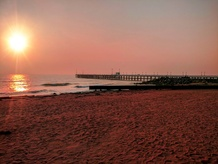
#> input picture A little survey on previous works/images/beach_target.jpeg, 218 x 164 px, shrunk from 2560 x 1920 before the run, found by its file name
$ jupyter execute --allow-errors work3.ipynb
#> lines starting #> are read from the running program, lines starting #| are printed output that depends on the picture
### A little survey on previous works/work1.py
import cv2
import numpy as np
import math
from skimage.segmentation import slic
from skimage.measure import label, regionprops
from skimage import color as skcolor
from sklearn.cluster import KMeans

##############################################################################
# Utility Functions
##############################################################################

# [4 lines left out: function rgb_to_hsv_np, not called in this run]

def hsv_to_rgb_np(img):
    """Convert an HSV image [0..1] to RGB [0..1], using skimage for convenience."""
    return skcolor.hsv2rgb(img)

def bgr_to_lab(img_bgr):
    """Convert a BGR [0..255] image to Lab [0..255] using OpenCV."""
    return cv2.cvtColor(img_bgr, cv2.COLOR_BGR2LAB)

def lab_to_bgr(img_lab):
    """Convert a Lab [0..255] image to BGR [0..255] using OpenCV."""
    return cv2.cvtColor(img_lab, cv2.COLOR_LAB2BGR)

def delta_e94(lab1, lab2):
    """
    Approximate ΔE94 between two Lab colors.
    Each is (L, a, b). This is a simplified version from the paper.
    """
    # Paper uses: ΔE94 = sqrt((ΔL/KL)^2 + (ΔAB/(1 + K1*AB1))^2 + (ΔH/(1 + K2*AB1))^2)
    # We'll do a simpler approach or partial approach for demonstration.

    L1, a1, b1 = lab1
    L2, a2, b2 = lab2
    dL = L1 - L2
    C1 = math.sqrt(a1*a1 + b1*b1)
    C2 = math.sqrt(a2*a2 + b2*b2)
    dC = C1 - C2
    dA = a1 - a2
    dB = b1 - b2
    dH_sq = (dA*dA + dB*dB - dC*dC) if (dC*dC <= (dA*dA + dB*dB)) else 0.0

    # Constants from paper:
    KL = 2.0
    K1 = 0.048
    K2 = 0.014

    # We compute approximate AB1 as the average of C1, from the paper's eqn:
    AB1 = C1
    # For simplicity, we do a direct approach:
    termL = (dL / KL)**2
    termC = (dC / (1 + K1 * AB1))**2
    termH = (math.sqrt(abs(dH_sq)) / (1 + K2 * AB1))**2

    return math.sqrt(termL + termC + termH)

def compute_saliency_opencv(img_bgr):
    """Compute saliency using OpenCV's spectral residual method."""
    saliency = cv2.saliency.StaticSaliencySpectralResidual_create()
    success, saliency_map = saliency.computeSaliency(img_bgr)
    if not success:
        # fallback: just return grayscale
        gray = cv2.cvtColor(img_bgr, cv2.COLOR_BGR2GRAY)
        return gray.astype(np.float32) / 255.0
    return saliency_map.astype(np.float32)

def guided_filter_color(I, p, radius=5, eps=1e-3):
    """
    Simple approximate guided filter using OpenCV's ximgproc if available.
    If not, we do a basic bilateral filter fallback.
    """
    # Try to import guided filter from opencv-contrib
    try:
        import cv2.ximgproc as xip
        # p and I must be 8-bit or 32F
        if p.dtype != np.float32:
            p = p.astype(np.float32)
        if I.dtype != np.float32:
            I = I.astype(np.float32)
        guided = xip.guidedFilter(I, p, radius, eps)
        return guided
    except ImportError:
        # fallback: use a bilateral filter as a rough approximation
        return cv2.bilateralFilter(p, radius*2+1, 75, 75)

##############################################################################
# 1. Dominant Color Estimation (Grid-based in HSV)
##############################################################################

def estimate_dominant_colors(img_bgr, grid_size=8, min_pixels=50):
    """
    Implements the grid-based dominant color estimation in HSV from the paper (Sec. 3.1.1),
    but in a simplified manner:
      1. Convert image to HSV.
      2. Create a 3D histogram with shape [grid_size, grid_size, grid_size].
      3. Remove outlier bins using a threshold (3-sigma or min_pixels).
      4. Merge connected bins to find final 'dominant color' centroids.
    Returns a list of HSV colors in [0..255].
    """
    h, w, _ = img_bgr.shape
    img_hsv = cv2.cvtColor(img_bgr, cv2.COLOR_BGR2HSV)  # each channel [0..180] for H, [0..255] for S,V

    # 3D histogram: We'll use integer binning. H range: 0..180, S range: 0..256, V range: 0..256
    # We want grid_size bins for each channel => bin width:
    h_bin = 180 / grid_size
    s_bin = 256 / grid_size
    v_bin = 256 / grid_size

    # Build the histogram
    hist_3d = np.zeros((grid_size, grid_size, grid_size), dtype=np.int32)
    for y in range(h):
        for x in range(w):
            H, S, V = img_hsv[y, x]
            hi = int(H // h_bin)
            si = int(S // s_bin)
            vi = int(V // v_bin)
            if hi >= grid_size: hi = grid_size - 1
            if si >= grid_size: si = grid_size - 1
            if vi >= grid_size: vi = grid_size - 1
            hist_3d[hi, si, vi] += 1

    # Remove outliers (bins with fewer than min_pixels)
    mask = (hist_3d >= min_pixels).astype(np.uint8)

    # We now find connected components in 3D (26-neighborhood).
    # We'll label them and compute centroids in HSV bin space.
    labeled = label(mask, connectivity=3)  # scikit-image 3D labeling
    regions = regionprops(labeled)
    dominant_hsv = []
    for r in regions:
        # regionprops centroid is in (z,y,x) order if 3D, but our labeling might be (hi,si,vi).
        coords = r.coords  # list of (hi, si, vi)
        total_count = 0
        sumH = 0
        sumS = 0
        sumV = 0
        for (hi, si, vi) in coords:
            count = hist_3d[hi, si, vi]
            # The actual H, S, V center of that bin
            # center in bin space => hi+0.5, etc.
            # Convert bin index -> actual H,S,V
            # H in [0..180], bin width = h_bin => actual H ~ (hi+0.5)*h_bin
            # We'll weight by the # of pixels in that bin
            sumH += ( (hi + 0.5)*h_bin ) * count
            sumS += ( (si + 0.5)*s_bin ) * count
            sumV += ( (vi + 0.5)*v_bin ) * count
            total_count += count

        if total_count > 0:
            cH = sumH / total_count
            cS = sumS / total_count
            cV = sumV / total_count
            # store as integer
            cH = np.clip(cH, 0, 179)
            cS = np.clip(cS, 0, 255)
            cV = np.clip(cV, 0, 255)
            dominant_hsv.append([cH, cS, cV])

    # Return as a list of HSV in [0..255], H in [0..179].
    # The paper merges them further if needed. We'll just return them.
    return dominant_hsv

##############################################################################
# 2. Soft Segmentation via Cost Volume + Guided Filtering
##############################################################################

def soft_segmentation(img_bgr, dom_hsv_list):
    """
    Soft-segment the image based on the dominant colors (Sec. 3.1.2).
    Steps:
      1) Convert each dominant color to Lab for cost computation.
      2) For each pixel, compute cost = ΔE94(Lab_pixel, Lab_dominant).
      3) Filter cost volumes with a guided filter (paper used cost-volume filtering).
      4) Convert to soft segmentation by normalized exp(-cost).
    Returns: seg_map with shape [H,W,len(dom_hsv_list)] => sum over last dim = 1.
    """
    H, W, _ = img_bgr.shape
    img_lab = bgr_to_lab(img_bgr).astype(np.float32)
    # Precompute Lab for each pixel
    lab_pixels = img_lab.reshape(-1, 3)

    # Convert each dominant HSV to BGR->Lab for cost
    dom_lab_list = []
    for hsv in dom_hsv_list:
        color_bgr = np.uint8([[hsv]])  # shape(1,1,3) in HSV
        color_bgr = cv2.cvtColor(color_bgr, cv2.COLOR_HSV2BGR)
        color_lab = cv2.cvtColor(color_bgr, cv2.COLOR_BGR2LAB)[0,0,:].astype(np.float32)
        dom_lab_list.append(color_lab)

    # Build cost volumes
    cost_volumes = []
    for cidx, dom_lab in enumerate(dom_lab_list):
        cost_map = np.zeros((H, W), dtype=np.float32)
        for i in range(H):
            for j in range(W):
                Lp, Ap, Bp = img_lab[i,j]
                cost_map[i,j] = delta_e94((Lp,Ap,Bp), dom_lab)
        # Filter cost_map with guided filter using the original image as guidance
        # (paper uses cost-volume filtering, we approximate with guidedFilter on each slice).
        # Convert BGR to float32 for guided filter
        guided = img_bgr.astype(np.float32) / 255.0
        cost_map_filtered = guided_filter_color(guided, cost_map, radius=5, eps=1e-3)
        cost_volumes.append(cost_map_filtered)

    # Convert cost to soft membership
    # We'll do: membership = exp(-cost / alpha), then normalize
    alpha = 10.0  # scale factor to control softness
    seg_stack = []
    for cvm in cost_volumes:
        seg_stack.append(np.exp(-cvm / alpha))

    seg_stack = np.stack(seg_stack, axis=-1)  # shape(H,W,#dom)
    sum_ = np.sum(seg_stack, axis=-1, keepdims=True)
    sum_ = np.clip(sum_, 1e-8, None)
    seg_stack /= sum_
    return seg_stack

##############################################################################
# 3. Region Matching
##############################################################################

def compute_region_features(img_bgr, seg_stack):
    """
    Compute region features: saliency, luminance, pixel ratio for each
    dominant-color region. We'll pick the argmax per pixel as 'hard region label'
    to measure stats. (Paper does 'winner-take-all' in cost volume).
    """
    H, W, C = seg_stack.shape
    # Hard assignment
    labels = np.argmax(seg_stack, axis=-1).astype(np.int32)  # shape(H,W)
    # Saliency map
    sal_map = compute_saliency_opencv(img_bgr)

    # Luminance from Lab
    img_lab = bgr_to_lab(img_bgr)
    L_chan = img_lab[:,:,0].astype(np.float32)

    # For each region, compute average saliency, average L, and pixel ratio
    region_feats = []
    total_pixels = H*W
    for ridx in range(C):
        mask = (labels == ridx)
        pix_count = np.sum(mask)
        if pix_count < 1:
            region_feats.append((0,0,0))  # fallback
            continue
        mean_sal = np.mean(sal_map[mask])
        mean_lum = np.mean(L_chan[mask])
        ratio = float(pix_count) / total_pixels
        region_feats.append((mean_sal, mean_lum, ratio))
    return region_feats

def match_regions(src_feats, tgt_feats, wS=1.0, wL=1.0, wR=1.0):
    """
    From paper eq. (6):
    We find for each src region i => best match j in target that minimizes:
       sqrt( wS*(S_i - S_j)^2 + wL*(L_i - L_j)^2 + wR*(R_i - R_j)^2 )
    Returns a dict: match[i] = j
    """
    match_dict = {}
    for i, (sS, sL, sR) in enumerate(src_feats):
        best_j = None
        best_dist = 1e10
        for j, (tS, tL, tR) in enumerate(tgt_feats):
            dS = (sS - tS)
            dL = (sL - tL)
            dR = (sR - tR)
            dist = math.sqrt(wS*(dS**2) + wL*(dL**2) + wR*(dR**2))
            if dist < best_dist:
                best_dist = dist
                best_j = j
        match_dict[i] = best_j
    return match_dict

##############################################################################
# 4. Local Color Transfer with Modified Reinhard + Local Gamma
##############################################################################

def local_color_transfer(src_bgr, tgt_bgr, src_seg, tgt_seg, match_dict):
    """
    Implements eq. (10)-(12) from paper in a simplified manner:
      - We separate each region in src & tgt
      - For a,b channels => standard Reinhard per region
      - For L => local gamma correction
    We then blend the results using the soft segmentation from src_seg.
    """
    H, W, C = src_seg.shape
    src_lab = bgr_to_lab(src_bgr).astype(np.float32)
    tgt_lab = bgr_to_lab(tgt_bgr).astype(np.float32)

    # Hard labels
    src_labels = np.argmax(src_seg, axis=-1)  # shape(H,W)
    tgt_labels = np.argmax(tgt_seg, axis=-1)

    # We'll build an output Lab
    out_lab = np.zeros_like(src_lab)

    # Precompute region stats (mean, std) for L, a, b in both images
    def compute_region_stats(img_lab, labels, region_idx):
        """Compute (meanL, stdL, meanA, stdA, meanB, stdB) for the given region."""
        mask = (labels == region_idx)
        if not np.any(mask):
            return (0,1, 0,1, 0,1)  # fallback
        region_vals = img_lab[mask]
        L_ = region_vals[:,0]
        A_ = region_vals[:,1]
        B_ = region_vals[:,2]
        return (np.mean(L_), np.std(L_)+1e-6,
                np.mean(A_), np.std(A_)+1e-6,
                np.mean(B_), np.std(B_)+1e-6)

    # We'll store region stats in dict for source & target
    src_stats = {}
    tgt_stats = {}
    src_num_regions = C
    tgt_num_regions = C

    for i in range(src_num_regions):
        src_stats[i] = compute_region_stats(src_lab, src_labels, i)
    for j in range(tgt_num_regions):
        tgt_stats[j] = compute_region_stats(tgt_lab, tgt_labels, j)

    # Local gamma parameters from eq. (12)
    # We'll compute global L means:
    src_global_L = np.mean(src_lab[:,:,0])
    tgt_global_L = np.mean(tgt_lab[:,:,0])

    # For each pixel in src, do:
    #   region i => matched region j
    #   a*, b* => eq. (10),(11)
    #   L => eq. (12) local gamma
    out_L = np.zeros((H,W), dtype=np.float32)
    out_A = np.zeros((H,W), dtype=np.float32)
    out_B = np.zeros((H,W), dtype=np.float32)

    for i in range(H):
        for j in range(W):
            ridx = src_labels[i,j]
            matched_r = match_dict[ridx]
            # get stats
            sMeanL, sStdL, sMeanA, sStdA, sMeanB, sStdB = src_stats[ridx]
            tMeanL, tStdL, tMeanA, tStdA, tMeanB, tStdB = tgt_stats[matched_r]

            Lp, Ap, Bp = src_lab[i,j]

            # eq. (10),(11) for a,b
            a_new = ((Ap - sMeanA) * (tStdA / sStdA)) + tMeanA
            b_new = ((Bp - sMeanB) * (tStdB / sStdB)) + tMeanB

            # [6 lines of commented-out code are left out]
            mu_li = sMeanL
            mu_lj = tMeanL
            Ls = src_global_L
            Lt = tgt_global_L

            beta_i = (1.0 + 2.0*(mu_li - mu_lj)/255.0)  # scaled by 255
            # Protect from negative or zero
            # alpha_i = exp(|Ls - Lt| * ( (mu_li/μLs) - (mu_lj/μLt) ))
            # The paper's exact formula is a bit ambiguous; we do a best guess:
            #   alpha = exp( |Ls-Lt| * ( (mu_li/Ls) - (mu_lj/Lt) ) )
            # We'll clamp to avoid negative or zero denominators
            Ls = max(Ls, 1e-6)
            Lt = max(Lt, 1e-6)
            alpha_i = math.exp(abs(Ls - Lt) * ((mu_li/Ls) - (mu_lj/Lt)))

            gamma_i = abs(beta_i + alpha_i*(Ls - Lt)/255.0)  # extra scaling
            # now L' = L^gamma_i, but we want to keep it in [0..255].
            # The paper's eq. (12) says: L0 = sum( (Li)^gamma_i ), but we have per-pixel approach
            # We'll do: L_new = (Lp/255)^gamma_i * 255
            # This is a simplified approach.
            Lp_norm = Lp / 255.0
            L_new = (Lp_norm ** gamma_i) * 255.0

            out_L[i,j] = np.clip(L_new, 0, 255)
            out_A[i,j] = np.clip(a_new, 0, 255)
            out_B[i,j] = np.clip(b_new, 0, 255)

    # Combine into Lab
    combined_lab = np.stack([out_L, out_A, out_B], axis=-1).astype(np.uint8)

    # Because we did a "hard" approach per pixel, we can blend with the soft weights from src_seg
    # But the paper merges them region by region. We'll do a simpler approach:
    #   out_lab is final.
    return combined_lab

##############################################################################
# Main Pipeline
##############################################################################

# [40 lines left out: function local_color_transfer_pipeline, not called in this run]


##############################################################################
# Demo Main
##############################################################################

# [7 lines that do not run on import are left out]

### A little survey on previous works/work2.py
import numpy as np
import cv2

def compute_mean_and_cov(image):
    """Compute mean and covariance of the color distribution."""
    reshaped = image.reshape(-1, 3).astype(np.float32)
    mean = np.mean(reshaped, axis=0)
    cov = np.cov(reshaped, rowvar=False)
    return mean, cov

def sqrtm(matrix, method="svd"):
    """Compute the square root of a positive semi-definite matrix."""
    if method == "svd":
        U, S, Vt = np.linalg.svd(matrix)
        return np.dot(U, np.dot(np.diag(np.sqrt(S)), Vt))
    elif method == "eigen":
        eigvals, eigvecs = np.linalg.eigh(matrix)
        sqrt_diag = np.diag(np.sqrt(eigvals))
        return eigvecs @ sqrt_diag @ eigvecs.T
    elif method == "cholesky":
        L = np.linalg.cholesky(matrix)
        return L
    else:
        raise ValueError("Invalid method for matrix square root")

# [33 lines left out: functions separable_transfer, cholesky_transfer, not called in this run]

def pca_transfer(target, reference):
    """Principal Component Analysis (PCA)-based transfer."""
    target = target.astype(np.float32) / 255.0
    reference = reference.astype(np.float32) / 255.0

    mu_t, cov_t = compute_mean_and_cov(target)
    mu_r, cov_r = compute_mean_and_cov(reference)

    sqrt_cov_t = sqrtm(cov_t, method="eigen")
    sqrt_cov_r = sqrtm(cov_r, method="eigen")

    transform = sqrt_cov_r @ np.linalg.inv(sqrt_cov_t)

    transformed = np.dot((target.reshape(-1, 3) - mu_t), transform.T) + mu_r
    transformed = np.clip(transformed, 0, 1)

    return (transformed.reshape(target.shape) * 255).astype(np.uint8)

# [30 lines left out: functions monge_kantorovitch_transfer, convert_color_space, not called in this run]

import matplotlib.pyplot as plt

# [36 lines left out: function run_all_transfers, not called in this run]


# Example Usage
# [15 lines that do not run on import are left out]

### A little survey on previous works/work3.ipynb
[cell 1]
import cv2
import numpy as np
from work1 import estimate_dominant_colors, soft_segmentation, local_color_transfer, compute_region_features, match_regions
from work2 import pca_transfer, monge_kantorovitch_transfer

def hybrid_color_transfer(source_path, target_path, method="pca"):
    """
    Hybrid color transfer pipeline combining the best of work1.py and work2.py.
    """
#> called with method = 'pca'
    # Load images
    src_bgr = cv2.imread(source_path)
#> src_bgr is the input picture: shape (164, 218, 3); mean B, G, R 77, 90.9, 137.1
    tgt_bgr = cv2.imread(target_path)
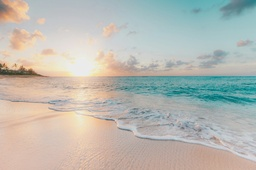
#> input picture A little survey on previous works/images/beach_ref.jpeg, 256 x 170 px, shrunk from 3000 x 1994 before the run, found by its file name
#> tgt_bgr is the input picture: shape (170, 256, 3); mean B, G, R 177.9, 185, 184.7
    if src_bgr is None or tgt_bgr is None:
        raise IOError("Could not load source or target image.")

    # Step 1: Dominant Color Estimation
    src_dom = estimate_dominant_colors(src_bgr, grid_size=8, min_pixels=50)
#> in estimate_dominant_colors, `regions = regionprops(labeled)`: regions = 1 regions
#> the loop in estimate_dominant_colors, `for r in regions:` made 1 pass
#> (cH, cS, cV) on pass 1: (11.52, 130.3, 138.4)
#> after the loop in estimate_dominant_colors, `for r in regions:`: dominant_hsv = [[11.52, 130.3, 138.4]]
#> src_dom = [[11.52, 130.3, 138.4]]
    tgt_dom = estimate_dominant_colors(tgt_bgr, grid_size=8, min_pixels=50)
#> the loop in estimate_dominant_colors (call 2), `for r in regions:` made 1 pass
#> (cH, cS, cV) on pass 1: (52.22, 43.66, 199.7)
#> tgt_dom = [[52.22, 43.66, 199.7]]

    # Step 2: Soft Segmentation
    src_seg = soft_segmentation(src_bgr, src_dom)  # shape(H,W,Cs)
#> in soft_segmentation, `img_lab = bgr_to_lab(img_bgr).astype(np.float32)`:
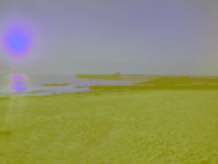
#> img_lab: shape (164, 218, 3) float32; mean B, G, R 108.3, 145.6, 144.2
#> the loop in soft_segmentation, `for hsv in dom_hsv_list:` made 1 pass
#> (hsv, color_bgr, color_lab) on pass 1: ([11.52, 130.3, 138.4], [[68, 93, 138]], [112, 143, 150])
#> after the loop in soft_segmentation, `for hsv in dom_hsv_list:`: dom_lab_list = [[112, 143, 150]]
#> the loop in soft_segmentation, `for cidx, dom_lab in enumerate(dom_lab_list):` made 1 pass
#> cidx on pass 1: 0
#> after the loop in soft_segmentation, `for cidx, dom_lab in enumerate(dom_lab_list):`:
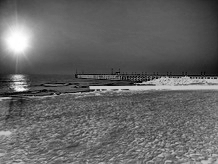
#> cost_map: shape (164, 218) float32; min 0.705, max 71.56, mean 28.8; drawn with min black and max white
#> the loop in soft_segmentation, `for cvm in cost_volumes:` made 1 pass
    tgt_seg = soft_segmentation(tgt_bgr, tgt_dom)  # shape(H,W,Ct)
#> in soft_segmentation (call 2), `img_lab = bgr_to_lab(img_bgr).astype(np.float32)`:
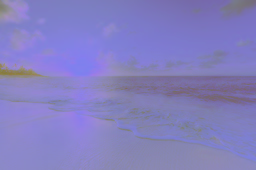
#> img_lab: shape (170, 256, 3) float32; mean B, G, R 191.6, 127.2, 131.9
#> the loop in soft_segmentation (call 2), `for hsv in dom_hsv_list:` made 1 pass
#> the loop in soft_segmentation (call 2), `for cidx, dom_lab in enumerate(dom_lab_list):` made 1 pass
#> (cidx, dom_lab) on pass 1: (0, [198, 113, 142])
#> after the loop in soft_segmentation (call 2), `for cidx, dom_lab in enumerate(dom_lab_list):`:
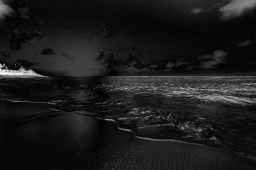
#> cost_map: shape (170, 256) float32; min 3.24, max 71.59, mean 10.7; drawn with min black and max white
#> the loop in soft_segmentation (call 2), `for cvm in cost_volumes:` made 1 pass
#> in soft_segmentation (call 2), `seg_stack = np.stack(seg_stack, axis=-1)`:
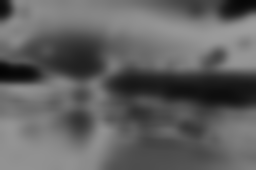
#> seg_stack: shape (170, 256, 1) float32; min 0.0175, max 0.619, mean 0.382

    # Ensure the same number of dominant colors in both images
    Cs = src_seg.shape[-1]
    Ct = tgt_seg.shape[-1]
    C_min = min(Cs, Ct)
    src_seg = src_seg[:, :, :C_min]
    tgt_seg = tgt_seg[:, :, :C_min]

    # Step 3: Global Color Alignment
    if method == "pca":
        aligned_bgr = pca_transfer(src_bgr, tgt_bgr)
#> in pca_transfer, `return (transformed.reshape(target.shape) * 255).astype(np.uint8)`:
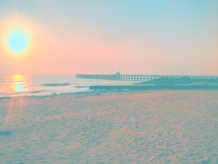
#> returned value: shape (164, 218, 3); mean of channels 0, 1, 2 177.3, 184.5, 183.5; drawn as B, G, R
    elif method == "monge-kantorovitch":
        aligned_bgr = monge_kantorovitch_transfer(src_bgr, tgt_bgr)
    else:
        raise ValueError("Invalid method. Choose 'pca' or 'monge-kantorovitch'.")

    # Step 4: Region Matching
    src_feats = compute_region_features(src_bgr, src_seg)
#> in compute_saliency_opencv, `success, saliency_map = saliency.computeSaliency(img_bgr)`:
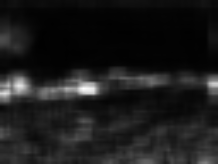
#> saliency_map: shape (164, 218) float32; min 0.00626, max 0.997, mean 0.109
    tgt_feats = compute_region_features(tgt_bgr, tgt_seg)
#> in compute_region_features (call 2), `L_chan = img_lab[:,:,0].astype(np.float32)`:
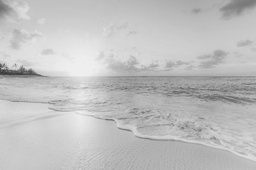
#> L_chan: shape (170, 256) float32; min 55, max 240, mean 191.6
    match_dict = match_regions(src_feats, tgt_feats, wS=1.0, wL=1.0, wR=1.0)
#> the loop in match_regions, `for i, (sS, sL, sR) in enumerate(src_feats):` made 1 pass
#> (sS, sL, sR) on pass 1: (0.109, 108.3, 1)

    # Step 5: Local Color Transfer
    out_lab = local_color_transfer(src_bgr, aligned_bgr, src_seg, tgt_seg, match_dict)
#> in local_color_transfer, `tgt_lab = bgr_to_lab(tgt_bgr).astype(np.float32)`:
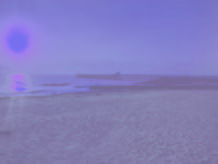
#> tgt_lab: shape (164, 218, 3) float32; mean B, G, R 190.8, 126.8, 131.7
    out_bgr = cv2.cvtColor(out_lab, cv2.COLOR_LAB2BGR)

    return out_bgr

# Example Usage
#> (the rest of this cell did not finish here and is left out)
